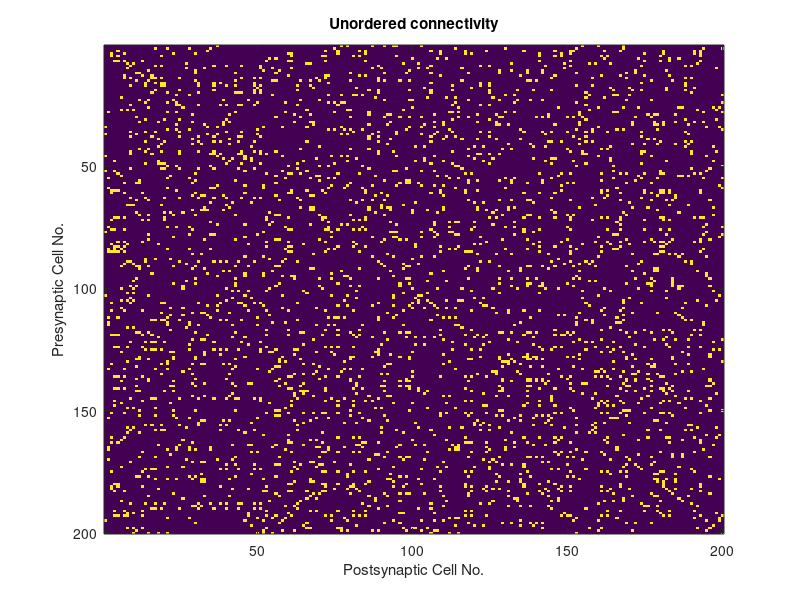
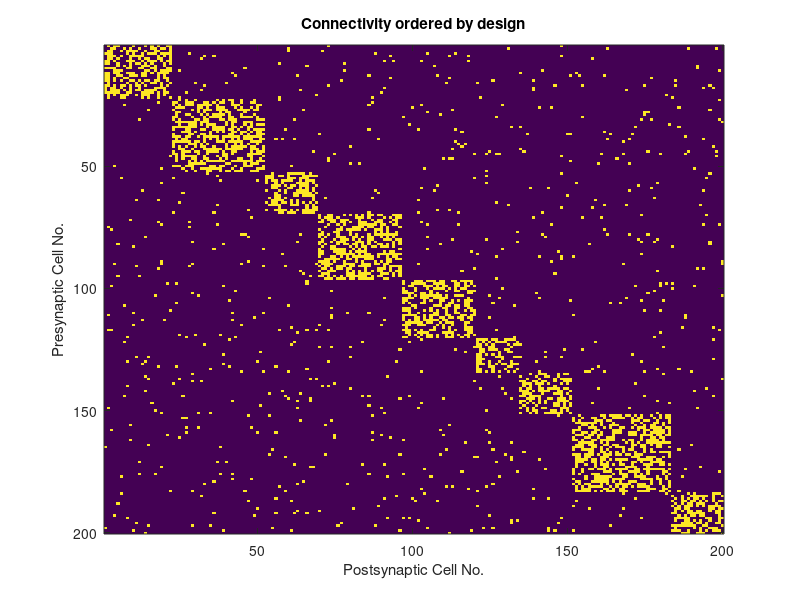
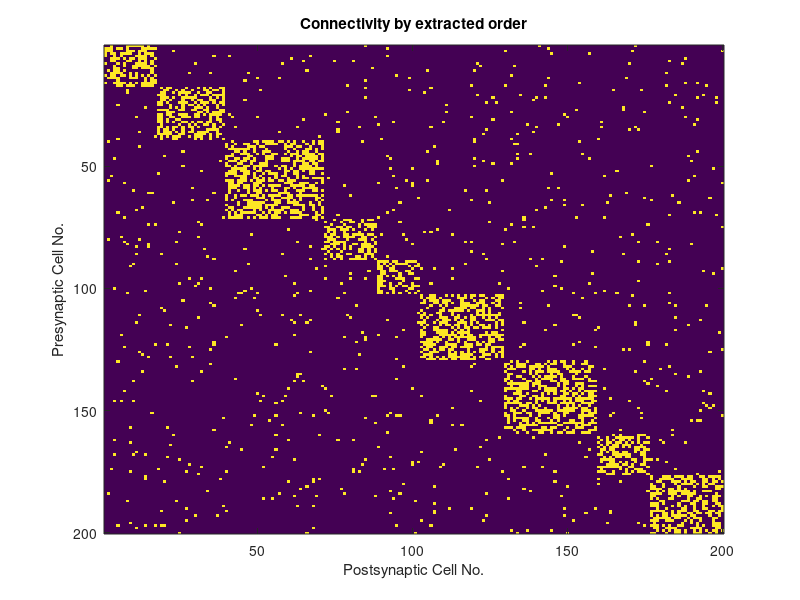
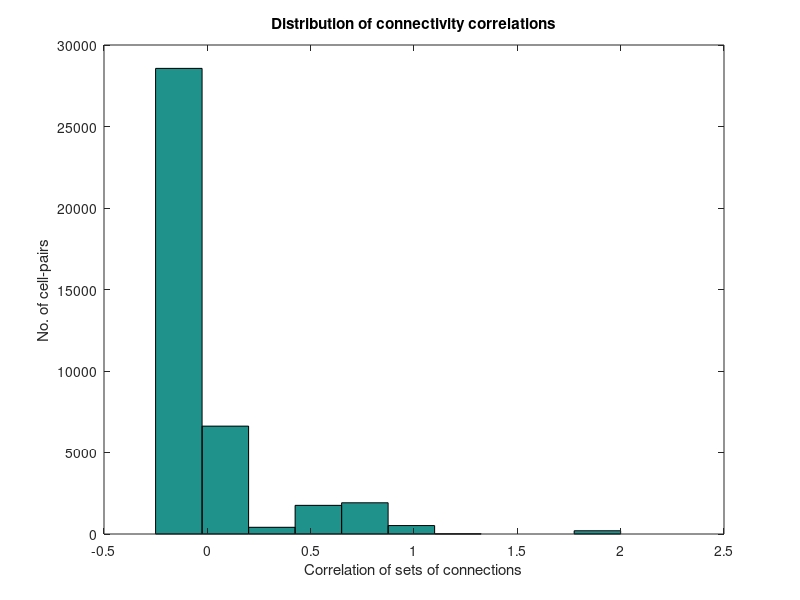

MATLAB code to generate these figures, in order: (Note: this script raises an error after producing the figures.)
% Tutorial_5_2.m
%
% A code to produce a connectivity matrix with hidden structure, then
% extract that structure from the connectivity matrix and visualize it by
% reordering the connections. 
%
% The code also calls the function motif_tri_counts to extract the number
% of bidirectionally connected cell-pairs and the numbers of each distinct
% motif of connections within triplets of cells.
%
% This code is a solution to tutorial 5.2 of the textbook:
%
% "An Introductory Course in Computational Neuroscience" 
%
% by Paul Miller, Brandeis University.
%
% March 2017
%
%%%%%%%%%%%%%%%%%%%%%%%%%%%%%%%%%%%%%%%%%%%%%%%%%%%%%%%%%%%%%%%%%%%%%%%%%%%
clear;                              
close all;

%% Set up initial connectivity matrix
Ngroups = 9;                    % No. of distinct groups or assemblies
Ncells = 200;                    % Total number of cells to consider

pconn_in_group = 0.5;           % Within-group connection probability
pconn_out_group = 0.02;         % Between-group connection probability
pconn_diff = pconn_in_group-pconn_out_group;    % Difference within-between

group_vals = ceil(rand(1,Ncells)*Ngroups);      % Randomly assign group IDs
conns = zeros(Ncells);                          % Set up connectivity matrix
for i = 1:Ncells;                               % Loop through each row
    % The following line produces a row of connections, each with 
    % probability that depends on whether the group_vals label of the 
    % column is the same as the group_vals label of the row
    conns(i,:) = rand(1,Ncells) < (pconn_out_group ...
        + pconn_diff*(group_vals == group_vals(i)) );
end

mean_pconn = sum(sum(conns))/(Ncells*(Ncells-1));   %  mean connection probability

% Now plot the initial randomly ordered connectivity matrix
imagesc(conns)
title('Unordered connectivity')
xlabel('Postsynaptic Cell No.')
ylabel('Presynaptic Cell No.')

%% Now group according to the prescribed groups of cells
% by sorting the numbers, all the group_vals entries with the same number
% will be placed successively in the vector "neworder1"
[groupnumber, neworder1] = sort(group_vals);

% A new matrix with rows and columns in the new order
newconns = conns(neworder1,neworder1);      
figure(2)
imagesc(newconns);              % View the connectivity ordered by group
title('Connectivity ordered by design')
xlabel('Postsynaptic Cell No.')
ylabel('Presynaptic Cell No.')

%% Now, without knowing group labels, attempt to reorder the connectivity
%  matrix to obtain the clustered structure.
%  In this method, we calculate the correlation between the set of
%  connected partners of one cell with the set of connected partners of
%  another cell. If two cells share many connected partners they are likely
%  to belong to the same group.
%  Since two cells in the same group are likely to be connected to each 
%  other, we insert diagonal elements into the connectivity matrix before 
%  calculating the correlation.

corr_conns1 = corr(conns);         % Column to column correlations
corr_conns2 = corr(conns');        % Row to row correlations
total_corr = corr_conns1+corr_conns2;   % Sum of column and row correlations

figure(4)
hist(total_corr(:))                     % Plot a histogram of these correlations
title('Distribution of connectivity correlations')
xlabel('Correlation of sets of connections')
ylabel('No. of cell-pairs')

% Select a threshold for same-group membership, based partly on the
% distribution observed in the histogram. This can be adjusted. A higher
% threshold results in more distinct groups being extracted.
corr_threshold = 0.5;                   

groupnum = 0; % This will count through the groups. Initialize it to zero                      
group = zeros(1,Ncells);    % This will label the group of each cell

for i = 1:Ncells;                           % Loop through all the cells
    if ( group(i) == 0 );                   % If cell i not already assigned a group
        groupnum = groupnum + 1;            % It must be in a new group
        cells_remain_list = i;              % List of cells in group to find partners
        cells_used_list = [];               % List of cells in group with partners found
        
        % The while loop will keep adding cells to the group with an
        % above-threshold correlation with a cell already in the group. 
        % All cells added to the group must be considered--and these cells
        % enter the "cells_remain_list".
        % Once they are considered -- and all their in-group partners found
        % -- they join the cells_used_list
        while (cells_remain_list)               % while cells remain in the list
            cell = cells_remain_list(1);        % keep taking the first cell
            % Find all cells with above-threshold correlation with the cell
            % under consideration
            groupcells = find(total_corr(cell,:)>corr_threshold);
            % Assign the same group label to all cells found this way 
            % (This will include the cell under consideration, since its
            % correlation with itself is maximum).
            group(groupcells) = groupnum;
            
            % Add the cell to the list of used cells
            cells_used_list = [cells_used_list, cell];
            
            % Add the ones just found to the list of remaining cells to
            % consider
            cells_remain_list = [cells_remain_list, groupcells];
            
            % Now remove cells fom cell_remain_list that are repeated
            % The list without repetitions is "new_cells_remain_list"
            new_cells_remain_list = [];
            
            % Loop through all cells in the "remain" list
            for k = 1:length(cells_remain_list)
                testcell = cells_remain_list(k);    % ID of a given cell
                
                % Then find if that cell is already in the 
                % "new_cells_remain_list"
                repeat = length(find(new_cells_remain_list == testcell));
                
                if ( ~repeat )  % If the cell is not present in the new list
                                % then add it to the new list
                    new_cells_remain_list = [new_cells_remain_list, testcell];
                end
            end
            
            % Now remove cells that are already on the cells_used_list
            cells_remain_list = [];     % To store cells not already used
            
            % Loop through all cells that potentially need checking
            for k = 1:length(new_cells_remain_list)
                testcell = new_cells_remain_list(k);    % ID of a given cell
                % Then find if this cell is in the list of used cells
                repeat = length(find(cells_used_list == testcell));
                if ( ~repeat )          % If it is not already used
                                        % add it to the list of remaining
                    cells_remain_list = [cells_remain_list, testcell];
                end
            end
            
        end;    % End of the "while loop" for remaining cells in this group
    end;        % End of "if" to test if the next cell needs a new group
    
end;   % End of "for loop" to go to next cell in the original list to look for new groups


%% Now group according to the extracted groups of cells
[groupnumber2, neworder2] = sort(group);

newconns2 = conns(neworder2,neworder2);
figure(3)
imagesc(newconns2)
title('Connectivity by extracted order')
xlabel('Postsynaptic Cell No.')
ylabel('Presynaptic Cell No.')
%% Finally, use the function "motif_tricounts" to generate the abundances 
% relative to chance of each pair and triplet motif.
[ uniP, biP, Nconns, Nbi, Ntriples, N3expect ] = motif_tricounts(conns);

% Plot the ratio of actual to expected abundance of each triplet motif, 
% where the expected abundance is calculated assuming any connection can
% exist with a constant probability calculated as no. of connections
% divided by number of possible connections.
figure(5)
plot(Ntriples./N3expect)
title('Motif counts versus expected no.')
xlabel('Motif No.')
ylabel('Ratio observed/random')
